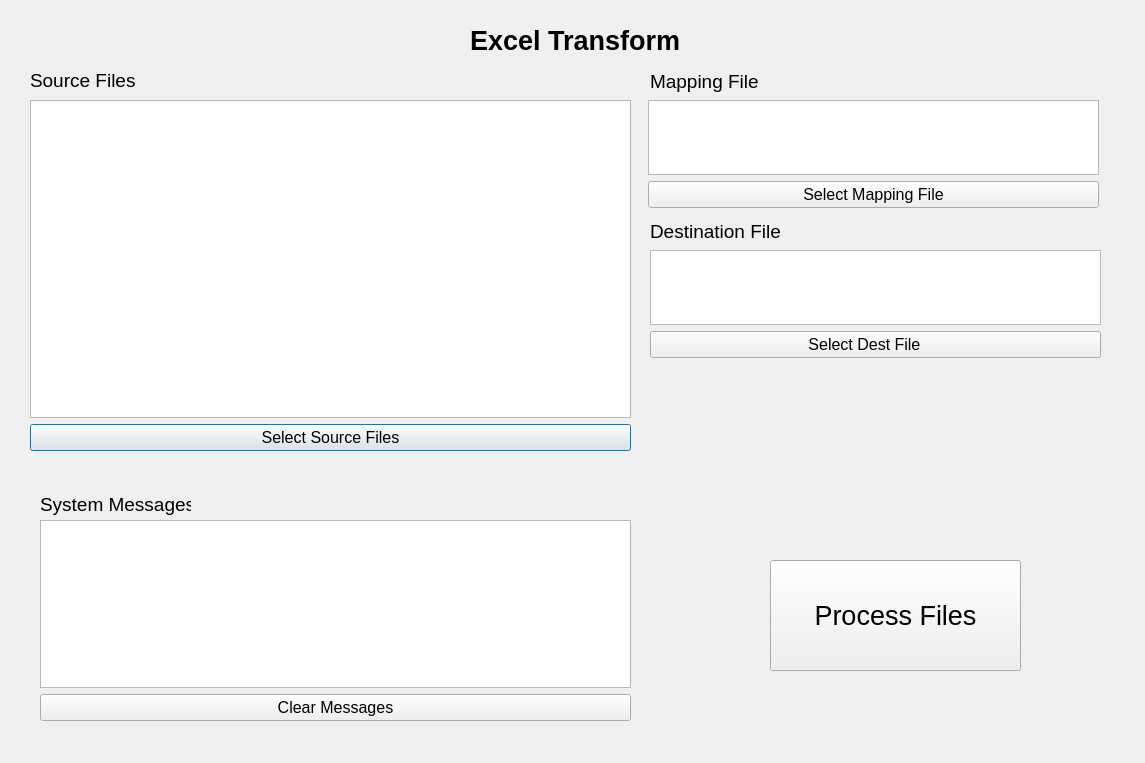
<?xml version="1.0" encoding="UTF-8"?>
<ui version="4.0">
 <class>MainWindow</class>
 <widget class="QDialog" name="MainWindow">
  <property name="enabled">
   <bool>true</bool>
  </property>
  <property name="geometry">
   <rect>
    <x>0</x>
    <y>0</y>
    <width>1145</width>
    <height>763</height>
   </rect>
  </property>
  <property name="contextMenuPolicy">
   <enum>Qt::NoContextMenu</enum>
  </property>
  <property name="windowTitle">
   <string>Excel Transform</string>
  </property>
  <property name="windowOpacity">
   <double>1.000000000000000</double>
  </property>
  <property name="autoFillBackground">
   <bool>false</bool>
  </property>
  <widget class="QWidget" name="widget" native="true">
   <property name="geometry">
    <rect>
     <x>10</x>
     <y>10</y>
     <width>1111</width>
     <height>721</height>
    </rect>
   </property>
   <widget class="QWidget" name="formLayoutWidget">
    <property name="geometry">
     <rect>
      <x>20</x>
      <y>90</y>
      <width>601</width>
      <height>351</height>
     </rect>
    </property>
    <layout class="QFormLayout" name="formLayout">
     <item row="0" column="0" colspan="2">
      <widget class="QListWidget" name="select_source_files_view">
       <property name="font">
        <font>
         <pointsize>11</pointsize>
        </font>
       </property>
      </widget>
     </item>
     <item row="1" column="0" colspan="2">
      <widget class="QPushButton" name="select_source_files_button">
       <property name="font">
        <font>
         <pointsize>12</pointsize>
        </font>
       </property>
       <property name="cursor">
        <cursorShape>PointingHandCursor</cursorShape>
       </property>
       <property name="text">
        <string>Select Source Files</string>
       </property>
      </widget>
     </item>
    </layout>
   </widget>
   <widget class="QLabel" name="label">
    <property name="geometry">
     <rect>
      <x>20</x>
      <y>60</y>
      <width>151</width>
      <height>20</height>
     </rect>
    </property>
    <property name="font">
     <font>
      <pointsize>14</pointsize>
     </font>
    </property>
    <property name="text">
     <string>Source Files</string>
    </property>
   </widget>
   <widget class="QWidget" name="gridLayoutWidget">
    <property name="geometry">
     <rect>
      <x>638</x>
      <y>90</y>
      <width>451</width>
      <height>108</height>
     </rect>
    </property>
    <layout class="QGridLayout" name="gridLayout">
     <item row="0" column="0">
      <widget class="QListWidget" name="select_mapping_file_view">
       <property name="enabled">
        <bool>true</bool>
       </property>
       <property name="font">
        <font>
         <pointsize>11</pointsize>
        </font>
       </property>
       <property name="verticalScrollBarPolicy">
        <enum>Qt::ScrollBarAlwaysOff</enum>
       </property>
       <property name="editTriggers">
        <set>QAbstractItemView::NoEditTriggers</set>
       </property>
       <property name="selectionMode">
        <enum>QAbstractItemView::NoSelection</enum>
       </property>
      </widget>
     </item>
     <item row="1" column="0">
      <widget class="QPushButton" name="select_mapping_file_button">
       <property name="font">
        <font>
         <pointsize>12</pointsize>
        </font>
       </property>
       <property name="cursor">
        <cursorShape>PointingHandCursor</cursorShape>
       </property>
       <property name="text">
        <string>Select Mapping File</string>
       </property>
      </widget>
     </item>
    </layout>
   </widget>
   <widget class="QPushButton" name="process_files_button">
    <property name="geometry">
     <rect>
      <x>760</x>
      <y>550</y>
      <width>251</width>
      <height>111</height>
     </rect>
    </property>
    <property name="font">
     <font>
      <pointsize>20</pointsize>
     </font>
    </property>
    <property name="text">
     <string>Process Files</string>
    </property>
   </widget>
   <widget class="QLabel" name="label_2">
    <property name="geometry">
     <rect>
      <x>640</x>
      <y>60</y>
      <width>189</width>
      <height>23</height>
     </rect>
    </property>
    <property name="font">
     <font>
      <pointsize>14</pointsize>
     </font>
    </property>
    <property name="text">
     <string>Mapping File</string>
    </property>
   </widget>
   <widget class="QLabel" name="label_3">
    <property name="geometry">
     <rect>
      <x>640</x>
      <y>210</y>
      <width>189</width>
      <height>23</height>
     </rect>
    </property>
    <property name="font">
     <font>
      <pointsize>14</pointsize>
     </font>
    </property>
    <property name="text">
     <string>Destination File</string>
    </property>
   </widget>
   <widget class="QWidget" name="gridLayoutWidget_2">
    <property name="geometry">
     <rect>
      <x>640</x>
      <y>240</y>
      <width>451</width>
      <height>108</height>
     </rect>
    </property>
    <layout class="QGridLayout" name="gridLayout_2">
     <item row="0" column="0" rowspan="2">
      <widget class="QListWidget" name="select_dest_file_view">
       <property name="enabled">
        <bool>true</bool>
       </property>
       <property name="font">
        <font>
         <pointsize>11</pointsize>
        </font>
       </property>
       <property name="verticalScrollBarPolicy">
        <enum>Qt::ScrollBarAlwaysOff</enum>
       </property>
       <property name="editTriggers">
        <set>QAbstractItemView::NoEditTriggers</set>
       </property>
       <property name="selectionMode">
        <enum>QAbstractItemView::NoSelection</enum>
       </property>
      </widget>
     </item>
     <item row="2" column="0">
      <widget class="QPushButton" name="select_dest_file_button">
       <property name="font">
        <font>
         <pointsize>12</pointsize>
        </font>
       </property>
       <property name="cursor">
        <cursorShape>PointingHandCursor</cursorShape>
       </property>
       <property name="layoutDirection">
        <enum>Qt::LeftToRight</enum>
       </property>
       <property name="text">
        <string>Select Dest File     </string>
       </property>
      </widget>
     </item>
    </layout>
   </widget>
   <widget class="QLabel" name="label_4">
    <property name="geometry">
     <rect>
      <x>460</x>
      <y>10</y>
      <width>231</width>
      <height>41</height>
     </rect>
    </property>
    <property name="font">
     <font>
      <pointsize>20</pointsize>
      <weight>75</weight>
      <italic>false</italic>
      <bold>true</bold>
      <underline>false</underline>
      <kerning>true</kerning>
     </font>
    </property>
    <property name="text">
     <string>Excel Transform</string>
    </property>
   </widget>
   <widget class="QLabel" name="label_6">
    <property name="geometry">
     <rect>
      <x>30</x>
      <y>479</y>
      <width>151</width>
      <height>31</height>
     </rect>
    </property>
    <property name="font">
     <font>
      <pointsize>14</pointsize>
     </font>
    </property>
    <property name="text">
     <string>System Messages</string>
    </property>
   </widget>
   <widget class="QWidget" name="verticalLayoutWidget">
    <property name="geometry">
     <rect>
      <x>30</x>
      <y>510</y>
      <width>591</width>
      <height>201</height>
     </rect>
    </property>
    <layout class="QVBoxLayout" name="verticalLayout">
     <item>
      <widget class="QListWidget" name="message_view">
       <property name="font">
        <font>
         <pointsize>10</pointsize>
        </font>
       </property>
      </widget>
     </item>
     <item>
      <widget class="QPushButton" name="clear_messages_button">
       <property name="font">
        <font>
         <pointsize>12</pointsize>
        </font>
       </property>
       <property name="cursor">
        <cursorShape>PointingHandCursor</cursorShape>
       </property>
       <property name="text">
        <string>Clear Messages</string>
       </property>
      </widget>
     </item>
    </layout>
   </widget>
  </widget>
 </widget>
 <resources/>
 <connections/>
</ui>
